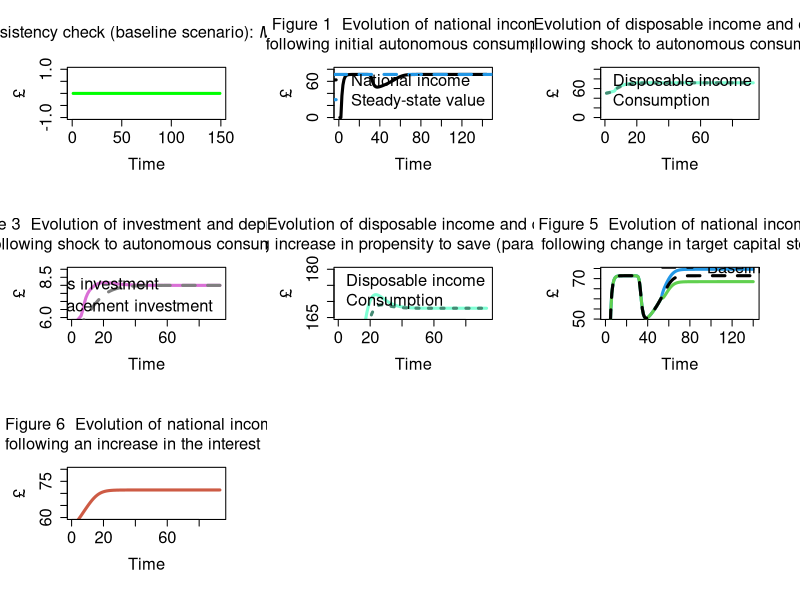

The R source for this figure:
# Model BMW for R (from scratch): main code
# from Wynne Godley and Marc Lavoie
# Monetary Economics
# Chapter 7 

# Version: 30 May 2019; revised: 6 November 2022

library(deSolve)

################################################################################

#STEP 1: PREPARE THE WORK-SPACE

#Clear environment
rm(list=ls(all=TRUE))

#Clear plots
# if(!is.null(dev.list())) dev.off()

#Clear console
# cat("\014")

#Number of periods
nPeriods = 150

#Number of scenarios
nScenarios=6 

################################################################################

#STEP 2: SET THE COEFFICIENTS (EXOGENOUS VARIABLES AND PARAMETERS)
alpha2=0.1 #Propensity to consume out of wealth
delta=0.1 #Depreciation rate
gamma=0.15 #Reaction speed of adjustment of capital to its target value
alpha1r = 0.5 #Propensity to consume out of interests if c_d=c_d(r)
alpha1w = 0.5 #Propensity to consume out of wages if c_d=c_d(r)
alpha0=0 # matrix(data=0,nrow=nScenarios,ncol=nPeriods) #Set autonomous component of consumption as a matrix (for shocks) 
alpha1=0.5 # matrix(data=0.75,nrow=nScenarios,ncol=nPeriods) #Set autonomous propensity to consume out of income as a matrix (for shocks) 
kappa=1 # matrix(data=1,nrow=nScenarios,ncol=nPeriods)  #Capital-output ratio
rl_bar=0.04 # matrix(data=0.04,nrow=nScenarios,ncol=nPeriods)  #Rate of interests on bank loans - exogenously set

################################################################################
c_d = 0
i_d = 0
k = 0
l_d = 0
mh = 0
yd = 0
x = c(c_d,i_d,k,l_d,mh,yd)

#STEP 3: CREATE VARIABLES AND ATTRIBUTE INITIAL VALUES
# af=matrix(data=0,nrow=nScenarios,ncol=nPeriods) #Create variables and attribute values to stocks
c_d=matrix(data=0,nrow=nScenarios,ncol=nPeriods) #Consumption goods demand by households
# c_s=matrix(data=0,nrow=nScenarios,ncol=nPeriods) #Consumption goods supply
# da=matrix(data=0,nrow=nScenarios,ncol=nPeriods) #Depreciation allowances
k=matrix(data=0,nrow=nScenarios,ncol=nPeriods)  #Stock of capital
# kt=matrix(data=0,nrow=nScenarios,ncol=nPeriods) #Target stock of capital
l_d=matrix(data=0,nrow=nScenarios,ncol=nPeriods) #Demans for bank loans
# l_s=matrix(data=0,nrow=nScenarios,ncol=nPeriods) #Supply of bank loans 
i_d=matrix(data=0,nrow=nScenarios,ncol=nPeriods) #Demand for Investment
# i_s=matrix(data=0,nrow=nScenarios,ncol=nPeriods) #Supply of Investment
mh=matrix(data=0,nrow=nScenarios,ncol=nPeriods) #Bank deposits held by households
ms=matrix(data=0,nrow=nScenarios,ncol=nPeriods) #Supply of bank deposits
# n_s=matrix(data=0,nrow=nScenarios,ncol=nPeriods) #Supply of labour
# n_d=matrix(data=0,nrow=nScenarios,ncol=nPeriods) #Demand for labour
# pr=matrix(data=1,nrow=nScenarios,ncol=nPeriods) #Labour productivity
# rl=matrix(data=rl_bar,nrow=nScenarios,ncol=nPeriods) #Rate of interests on banks loans
# w=matrix(data=0.86,nrow=nScenarios,ncol=nPeriods) #Wage rate
# wb_d=matrix(data=0,nrow=nScenarios,ncol=nPeriods) #Wage Bill
# wb_s=matrix(data=0,nrow=nScenarios,ncol=nPeriods) #Supply of Wages
# y=matrix(data=0,nrow=nScenarios,ncol=nPeriods) #Income
# y_star=matrix(data=0,nrow=nScenarios,ncol=nPeriods) #Steady-state income
yd=matrix(data=0,nrow=nScenarios,ncol=nPeriods) #Disposal Income of households
       
################################################################################

#STEP 4: RUN THE MODEL

#STEP 4.A: DEFINE THE LOOPS
j = 1



bmw_model_ode = function(t,x,p){
#Choose scenario
#
  j = p$j
  #Define time loop
  #for (i in 2:nPeriods-1){
    
    #Define iterations
    #for (iterations in 1:100){
      
      
      #STEP 4.B: ADD ALTERNATIVE SCENARIOS  
      
      #Initial shock to autonomous consumption
      if (t>=2){alpha0=25}    
      
      #Scenario 2: positive shock to target capital stock
      if (t>=52 & j==2){kappa=1.1}
      
      #Scenario 3: negative shock to target capital stock
      if (t>=52 & j==3){kappa=0.9}
      
      #Scenario 4: shock to autonomous consumption
      if (t>=52 & j==4){alpha0=28}
      
      #Scenario 5: shock to interest rate with c_d = c_d(r)
      if (t>=52 & j==5){rl_bar=0.05}
      
      #Scenario 6: increase in propensity to save
      if (t>=52 & j==6){alpha1=0.74}
      
      ri=rl_bar 
      
      #STEP 4.C: DEFINE THE SYSTEM OF EQUATIONS        
      
      
      
      c_d = x[1]
      i_d = x[2]
      k = x[3]
      l_d = x[4]
      mh = x[5]
      yd = x[6]
      
      integrate = p$integrate
      
      # SIR
      
      Susc = x[7];
      I = x[8];
      beta = 1/2;
      recovery = 1/5;
      
      
      #Behavioural equations and equilibrium condition
      
        #Supply of consumption goods - eq. 7.1
        c_s = c_d
        #Supply of investment goods - eq. 7.2
        i_s = i_d
        #Supply of labour - eq. 7.3
        # n_s = n_d
        #Supply of loans - eq. 7.4
        # dot_l_s = dot_l_d 
        
        
        #GDP - eq. 7.5
        y = c_s + i_s
        
        #The investment behaviour
        
        #Accumulation of capital - eq. 7.17
        dot_k = gamma*(kappa*y - k) 
        
        #Depreciation allowances - eq. 7.18
        # da[j,i+1] = delta*k
        # dot_da = delta*k - da
        
        #Capital stock target - eq. 7.19
        # kt[j,i+1] = kappa*y
        
        #Demand for investment goods - eq. 7.20
        # i_d[j,i+1] = gamma*(kappa*y - k) + delta*k
        dot_i_d = gamma*(kappa*y - k) + delta*k - i_d
        
        #Transactions of the banks  
        
        #Supply of deposits - eq. 7.11
        #   dot_ms = dot_l_s
        # 
        #   #Rate of interest on deposits - eq. 7.12
        rl = ri
        # 
      
      #Transactions of the firms
      
        #Wage bill - eq. 7.6
        # wb_d[j,i+1] = y[j,i+1] - rl*l_d - delta*k   
        
        #Depreciation allowances - eq. 7.7
        # af = da
        #Demand for bank loans - eq. 7.8
        dot_l_d = dot_k
      
      #Transactions of households
        
        #Disposable income - eq. 7.9
        # yd[j,i+1] = wb_d[j,i+1] + ri*mh
      
        #Bank deposits held by households - eq. 7.10
        # dot_mh = yd[j,i+1] - c_d[j,i+1]
        dot_mh = ri*mh + i_d + dot_i_d - rl*l_d - delta*k
        
        #Household behaviour
        
        #Demand for consumption goods - eq. 7.16 (and 7.16A)
        if (j==5){ 
          if (integrate==1){
            props = prop_to_consume(I,alpha1w,alpha2,beta)
            alpha1w = props$alpha_1
            alpha2 = props$alpha_2
            beta = props$beta
          }
          dot_yd = (dot_mh + alpha0 - alpha1w*ri*mh + alpha1r*ri*mh + alpha2*mh)/(1 - alpha1w) - yd
          dot_c_d = yd + dot_yd - dot_mh - c_d 
        }else{ 
          if (integrate==1){
            props = prop_to_consume(I,alpha1,alpha2,beta)
            alpha1 = props$alpha_1
            alpha2 = props$alpha_2
            beta = props$beta
          }
          dot_yd = (dot_mh + alpha0 + alpha2*mh)/(1 - alpha1) - yd
          # print(c(dot_yd,alpha1,alpha0))
          dot_c_d = yd + dot_yd - dot_mh - c_d 
        }
        
        Sdot = - beta*Susc*I/100000;
        Idot = - Sdot - recovery*I;
        
        # dot_wb_d = wb_d - ri*mh + yd + dot_yd     
        
        #The wage bill
        
        # dot_y = dot_i_d + dot_c_d
        # 
        # #Labour demand - eq. 7.14
        # # n_d = y/pr
        # dot_n_d = dot_y/pr
        # 
        # #Wage rate - eq. 7.15
        # # w = wb_d/n_d
        # dot_w = (dot_wb_d*n_d - wb_d*dot_n_d)/n_d^2
        
        #"Supply" of wages - eq. 7.13
        # wb_s = w*n_s
        # 
      # #The behaviour of banks
      # 
      #   #Interest rate on loans - eq. 7.21
      #   rl = rl_bar
      # 
      # #Additional equation for calculating y steady-state value
      #   y_star = alpha0/((1-alpha1)*(1-delta*kappa)-alpha2*kappa)       
      
        dot = c(dot_c_d,
                dot_i_d,
                dot_k,
                dot_l_d,
                dot_mh,
                dot_yd,
                Sdot,
                Idot#Disposable income of households
        )
        
        x = x+dot
        list(dot)
        
}

prop_to_consume = function(I,alpha_1,alpha_2,beta){
  
  baseline = .5;
  logistic = 1/(1+exp(-(10000-I)/1000));
  
  prop_t_consume = baseline + (1-baseline) * logistic;
  
  alpha_1 = prop_t_consume * alpha_1;
  alpha_2 = prop_t_consume * alpha_2;
  beta = prop_t_consume^2 * beta;
  
  list(alpha_1=alpha_1,alpha_2=alpha_2,beta=beta)
  
}

y0 = c(100000-1, 1) 

for (j in 1:nScenarios){
  odeout = ode(y=c(x,y0), times=c(1:nPeriods)-1, func=bmw_model_ode,list(j=j,integrate=1));
  
  c_d[j,] = odeout[,2]
  i_d[j,] = odeout[,3]
  k[j,] = odeout[,4]
  l_d[j,] = odeout[,5]
  mh[j,] = odeout[,6]
  yd[j,] = odeout[,7]
  ms[j,] = l_d[j,]
}
y = c_d + i_d
da = delta*k
y_star = 25/((1-alpha1)*(1-delta*kappa)-alpha2*kappa)  

################################################################################

#STEP 5: CONSISTENCY CHECK (REDUNDANT EQUATION)

#Create consistency statement 
aerror=0
error=0
for (i in 2:(nPeriods-1)){error = error + (ms[i+1]-mh[i+1])^2}
aerror = error/nPeriods
if ( aerror<0.01 ){cat(" *********************************** \n Good news! The model is watertight! \n", "Average error =", aerror, "< 0.01 \n", "Cumulative error =", error, "\n ***********************************\n")} else{
  if ( aerror<1 && aerror<1 ){cat(" *********************************** \n Minor issues with model consistency \n", "Average error =", aerror, "> 0.01 \n", "Cumulative error =", error, "\n ***********************************\n")}
  else{cat(" ******************************************* \n Warning: the model is not fully consistent! \n", "Average error =", aerror, "> 1 \n", "Cumulative error =", error, "\n *******************************************\n")} }      

#Plot redundant equation
layout(matrix(c(1,2,3,4,5,6,7,8,9), 3, 3, byrow = TRUE))
par(mar = c(5.1+1, 4.1+1, 4.1+1, 2.1+1))
plot(ms[1,2:nPeriods]-mh[1,2:nPeriods], type="l", col="green",lwd=3,lty=1,font.main=1,cex.main=1.5,
     main=expression("Consistency check (baseline scenario): " * italic(M[phantom("")]["s"]) - italic(M[phantom("")]["h"])),
     cex.axis=1.5,cex.lab=1.5,ylab = '£',
     xlab = 'Time',ylim = range(-1,1))

################################################################################

#STEP 6: CREATE AND DISPLAY GRAPHS

#Change layout
#layout(matrix(c(1,2), 1, 2, byrow = TRUE))
par(mar = c(5.1+1, 4.1+1, 4.1+1, 2.1+1))

#Figure 1
plot(y[1,2:145],type="l",col=1,lwd=3,lty=1,font.main=1,cex.main=1.5,
     main="Figure 1  Evolution of national income \n following initial autonomous consumption",
     cex.axis=1.5,cex.lab=1.5,ylab = '£',xlab = 'Time',ylim=range(0,80))
abline(h=y_star,type="l",lwd=3,lty=2,col=4)
legend("bottomright",c("National income","Steady-state value"),  bty = "n", cex = 1.5,
       lty=c(1,2), lwd=c(3,3), col = c(1,4), box.lwd=0)

#Figure 2
plot(yd[4,48:140],type="l",col="aquamarine",lwd=3,lty=1,font.main=1,cex.main=1.5,
     main="Figure 2  Evolution of disposable income and consumption \n following shock to autonomous consumption",
     cex.axis=1.5,cex.lab=1.5,ylab = '£',xlab = 'Time',ylim=range(0,100))
lines(c_d[4,48:140],type="l",lwd=3,lty=3,col="aquamarine4")
legend("bottomright",c("Disposable income","Consumption"),  bty = "n", cex = 1.5,
       lty=c(1,3), lwd=c(3,3), col = c("aquamarine","aquamarine4"), box.lwd=0)

#Figure 3
plot(i_d[4,48:140],type="l",col="orchid",lwd=3,lty=1,font.main=1,cex.main=1.5,
     main="Figure 3  Evolution of investment and depreciation \n following shock to autonomous consumption",
     cex.axis=1.5,cex.lab=1.5,ylab = '£',xlab = 'Time',ylim=range(6,9))
lines(da[4,48:140],type="l",lwd=3,lty=2,col="gray50")
legend("right",c("Gross investment","Replacement investment \n (capital depreciation)"),  bty = "n", cex = 1.5,
       lty=c(1,2), lwd=c(3,3), col = c("orchid","gray50"), box.lwd=0)

#Figure 4
plot(yd[6,48:140],type="l",col="aquamarine",lwd=3,lty=1,font.main=1,cex.main=1.5,
     main="Figure 4  Evolution of disposable income and consumption \n following increase in propensity to save (paradox ot thrift!)",
     cex.axis=1.5,cex.lab=1.5,ylab = '£',xlab = 'Time',ylim=range(165,180))
lines(c_d[6,48:140],type="l",lwd=3,lty=3,col="aquamarine4")
legend("bottomright",c("Disposable income","Consumption"),  bty = "n", cex = 1.5,
       lty=c(1,3), lwd=c(3,3), col = c("aquamarine","aquamarine4"), box.lwd=0)

#Figure 5
plot(y[2,1:140],type="l",col=4,lwd=3,lty=1,font.main=1,cex.main=1.5,
     main="Figure 5  Evolution of national income \n following change in target capital stock",
     cex.axis=1.5,cex.lab=1.5,ylab = '£',xlab = 'Time',ylim=range(min(y[3,40:150]),max(y[2,40:150])))
mycol3 <- rgb(255,255,0, max = 255, alpha = 40, names = "myyellow")
lines(y[3,1:140],type="l",lwd=3,lty=1,col=3)
lines(y[1,1:140],type="l",lwd=3,lty=2,col=1)
#rect(xleft=12,xright=150,ybottom=30,ytop=130,col=mycol3,border=NA)
legend(40,105,c("Higher capital/output","Lower capital/output","Baseline value"),  bty = "n", cex = 1.5,
       lty=c(1,1,2), lwd=c(3,3,3), col = c(4,3,1), box.lwd=0)

#Figure 6
plot(y[5,48:140],type="l",col="coral3",lwd=3,lty=1,font.main=1,cex.main=1.5,
     main="Figure 6  Evolution of national income \n following an increase in the interest rate",
     cex.axis=1.5,cex.lab=1.5,ylab = '£',xlab = 'Time',ylim=range(60,80))
abline(h=y[5,48])
